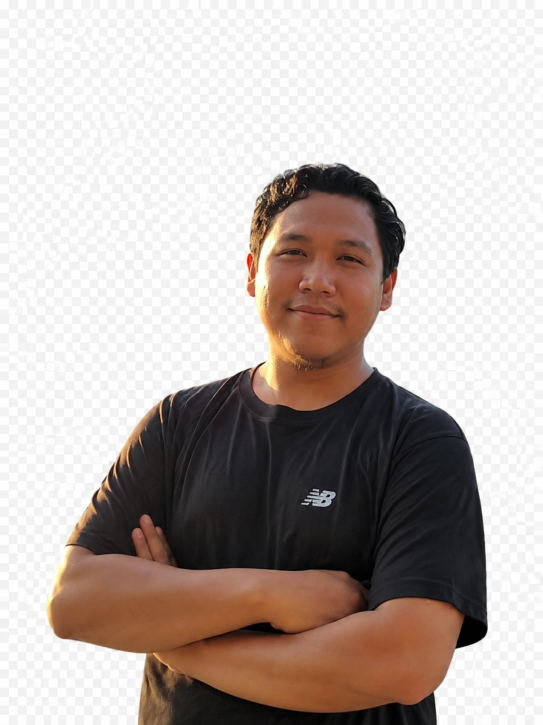
#> input picture image.png, 1085 x 1450 px (shown at 1/2 size)
$ python build_svg.py
#> lines starting #> are read from the running program, lines starting #| are printed output that depends on the picture
"""
Build completely ORIGINAL GitHub profile SVG header.
Design: "NEURAL.DEVNET" - Original cyberpunk developer profile card
Aesthetic: Amber/Gold + Electric Blue on Deep Navy
Completely different structure from terminal console design.
"""
from PIL import Image, ImageEnhance, ImageFilter

# Dense → sparse (dark pixels = dense ASCII chars)
ASCII_CHARS = "@#%S?*+;:,. "

def image_to_ascii(image_path, width=82, height=62):
#> called with image_path = 'image.png', width = 82, height = 62
    img = Image.open(image_path)
#> img is the input picture: PIL image 1085x1450 RGB; mean R, G, B 187.2, 176.8, 171.9
    # Transparent bg → dark navy bg
    if img.mode == 'RGBA':
        bg = Image.new('RGB', img.size, (4, 9, 18))
        bg.paste(img, mask=img.split()[3])
        img = bg
    w, h = img.size
    crop_left  = int(w * 0.12)
    crop_right = int(w * 0.88)
    crop_top   = int(h * 0.05)
    crop_bottom= int(h * 0.85)
    img = img.crop((crop_left, crop_top, crop_right, crop_bottom))
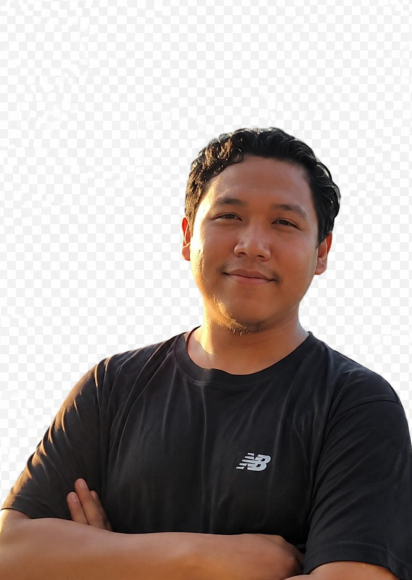
#> img: PIL image 824x1160 RGB (shown at 1/2 size); mean R, G, B 168.2, 158.3, 154.5
    img = img.resize((width, height), Image.LANCZOS)
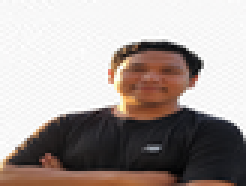
#> img: PIL image 82x62 RGB (shown 3 times larger); mean R, G, B 168.1, 158.2, 154.4
    img = img.convert('L')
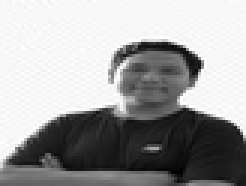
#> img: PIL image 82x62 L (shown 3 times larger); min 2, max 255, mean 160.7
    img = img.filter(ImageFilter.SHARPEN)
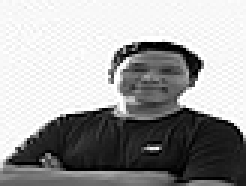
#> img: PIL image 82x62 L (shown 3 times larger); min 0, max 255, mean 160.1
    img = img.filter(ImageFilter.SHARPEN)
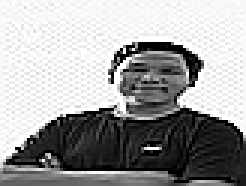
#> img: PIL image 82x62 L (shown 3 times larger); min 0, max 255, mean 159.9
    e = ImageEnhance.Contrast(img); img = e.enhance(1.85)
    e = ImageEnhance.Brightness(img); img = e.enhance(1.08)
#> (the rest of the program and of its run is left out)
